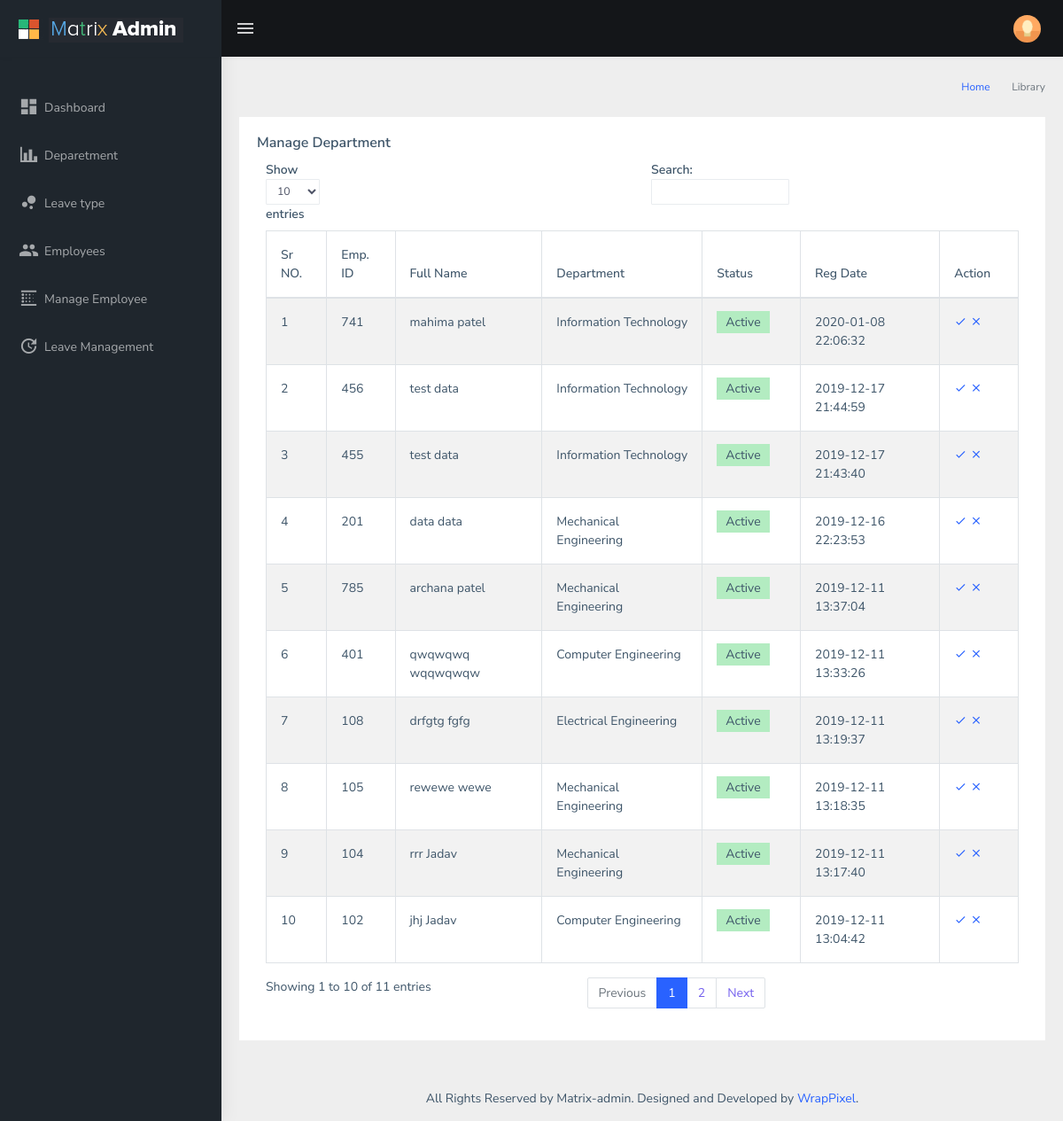
/ELM/ELM/admin/manage_employee.php (signed in), run on the app's committed database.
### tables this page shows
CREATE TABLE `employee` (
  `emp_id` int(11) NOT NULL,
  `emp_code` int(11) NOT NULL,
  `emp_first_name` varchar(255) NOT NULL,
  `emp_last_name` varchar(255) NOT NULL,
  `emp_dept` varchar(255) NOT NULL,
  `emp_birth_date` varchar(255) NOT NULL,
  `emp_gender` varchar(10) NOT NULL,
  `emp_mobile` varchar(10) NOT NULL,
  `emp_address` text NOT NULL,
  `emp_email` varchar(255) NOT NULL,
  `emp_password` varchar(255) NOT NULL,
  `emp_city` varchar(255) NOT NULL,
  `emp_country` varchar(255) NOT NULL,
  `emp_date` datetime NOT NULL DEFAULT CURRENT_TIMESTAMP,
  `profile_picture` varchar(255) NOT NULL,
  `emp_status` int(11) NOT NULL DEFAULT '1'
);

CREATE TABLE `department` (
  `dept_id` int(11) NOT NULL,
  `dept_name` varchar(255) NOT NULL,
  `dept_sort_name` varchar(255) NOT NULL,
  `dept_code` int(11) NOT NULL,
  `creation_date` datetime NOT NULL DEFAULT CURRENT_TIMESTAMP
);

### ELM/ELM/admin/manage_employee.php (the view, shortened to what this page needs)
<?php
include'config.php';
?><!DOCTYPE html>
<html dir="ltr" lang="en">
<head>
   <?php include 'head.php';?>
</head>
<body>
    <div id="main-wrapper">
         <?php include'header.php'; ?>
        <?php include 'sidebar.php'; ?>
        <div class="page-wrapper">
            <div class="page-breadcrumb">
                <div class="row">
                    <div class="col-12 d-flex no-block align-items-center">
                        <div class="ml-auto text-right">
                            <nav aria-label="breadcrumb">
                                <ol class="breadcrumb">
                                    <li class="breadcrumb-item"><a href="#">Home</a></li>
                                    <li class="breadcrumb-item active" aria-current="page">Library</li>
                                </ol>
                            </nav>
                        </div>
                    </div>
                </div>
            </div>
            <div class="container-fluid">
                <div class="row">
                    <div class="col-md-12">
                        <div class="card">
                            <div class="card-body">
                                <h5 class="card-title">Manage Department</h5>
                                <div class="table-responsive">
                                    <table id="zero_config" class="table table-striped table-bordered">
                                        <thead>
                                            <tr>
                                                <th>Sr NO.
                                                <th>Emp. ID</th>
                                                <th>Full Name  </th>
                                                <th>Department</th>
                                                <th>Status</th>
                                                <th>Reg Date</th>
                                                <th>Action</th>
                                            </tr>
                                        </thead>
                                        <tbody>
                                             <?php
                                            $count=1;
                                            $sel_query="Select * from employee,department WHERE dept_id = emp_dept ORDER BY emp_id desc;";
                                            $select_result = mysqli_query($conn,$sel_query);
                                            while($row = mysqli_fetch_assoc($select_result)) { ?>
                                            <tr>
                                                <td><?php echo $count; ?></td>
                                                <td><?php echo $row["emp_code"]; ?></td>
                                                <td><?php echo $row["emp_first_name"] . ' '. $row["emp_last_name"]; ?></td>
                                                <td><?php echo $row["dept_name"]; ?></td>
                                                <td><?php echo (($row["emp_status"] == 1) ? "<span class='status_active'>Active</span>" : "<span class='status_deactive'>Deactive</span>") ?></td>
                                                <td><?php echo $row["emp_date"]; ?></td>
                                                <td><a href="manage_employee_update.php?id=<?php echo $row["emp_id"]; ?>" data-toggle="tooltip" data-placement="top" title="Update">
                                                <i class="mdi mdi-check" ></i>
                                            </a>
                                            <a href="manage_employee_delete.php?id=<?php echo $row["emp_id"]; ?>" data-toggle="tooltip" onclick="return confirm('Are you sure you want to delete?');" data-placement="top" title="Delete">
                                                </i><i class="mdi mdi-close"></i>
                                            </a></td>
                                            </tr>
                                            <?php $count++; } ?>
                                    </table>
                                </div>
                            </div>
                        </div>
                    </div>
                </div>
            </div>
            <footer class="footer text-center">
                All Rights Reserved by Matrix-admin. Designed and Developed by <a href="https://wrappixel.com">WrapPixel</a>.
            </footer>
        </div>
    </div>
</body>
</html>

### data on the page
employee: emp_code "741", emp_first_name "mahima", emp_last_name "patel", department.dept_name "Information Technology", emp_status "Active", emp_date "2020-01-08 22:06:32"
employee: emp_code "456", emp_first_name "test", emp_last_name "data", department.dept_name "Information Technology", emp_status "Active", emp_date "2019-12-17 21:44:59"
employee: emp_code "455", emp_first_name "test", emp_last_name "data", department.dept_name "Information Technology", emp_status "Active", emp_date "2019-12-17 21:43:40"
employee: emp_code "201", emp_first_name "data", emp_last_name "data", department.dept_name "Mechanical Engineering", emp_status "Active", emp_date "2019-12-16 22:23:53"
employee: emp_code "785", emp_first_name "archana", emp_last_name "patel", department.dept_name "Mechanical Engineering", emp_status "Active", emp_date "2019-12-11 13:37:04"
employee: emp_code "401", emp_first_name "qwqwqwq", emp_last_name "wqqwqwqw", department.dept_name "Computer Engineering", emp_status "Active", emp_date "2019-12-11 13:33:26"
employee: emp_code "108", emp_first_name "drfgtg", emp_last_name "fgfg", department.dept_name "Electrical Engineering", emp_status "Active", emp_date "2019-12-11 13:19:37"
employee: emp_code "105", emp_first_name "rewewe", emp_last_name "wewe", department.dept_name "Mechanical Engineering", emp_status "Active", emp_date "2019-12-11 13:18:35"
employee: emp_code "104", emp_first_name "rrr", emp_last_name "Jadav", department.dept_name "Mechanical Engineering", emp_status "Active", emp_date "2019-12-11 13:17:40"
employee: emp_code "102", emp_first_name "jhj", emp_last_name "Jadav", department.dept_name "Computer Engineering", emp_status "Active", emp_date "2019-12-11 13:04:42"
